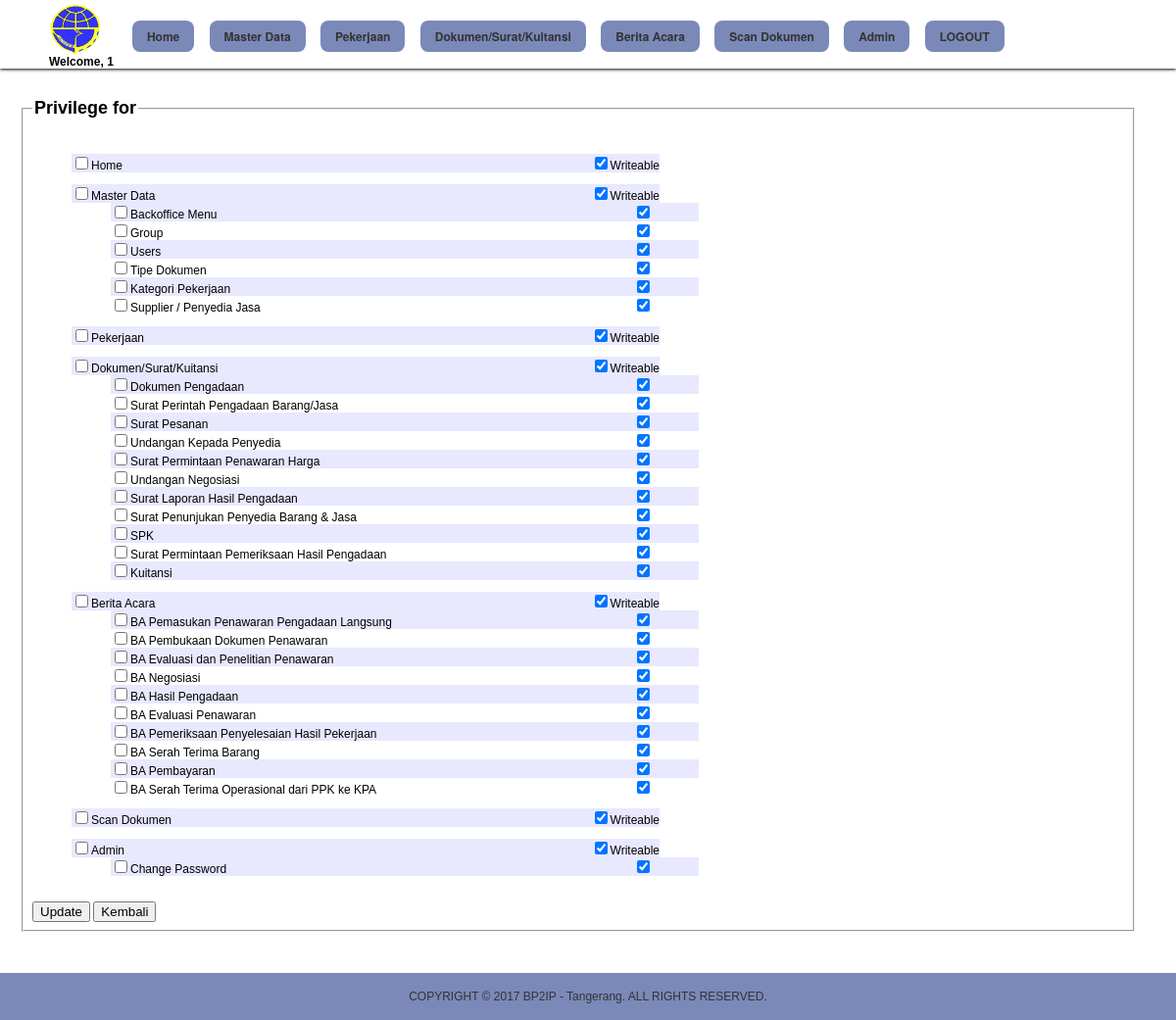
Page /menu_privileges.php (signed in) on the committed database.
### tables this page shows
CREATE TABLE `backoffice_menu` (
  `id` int(11) NOT NULL AUTO_INCREMENT,
  `seqno` int(11) NOT NULL,
  `parent_id` int(11) NOT NULL,
  `name` varchar(100) NOT NULL,
  `url` varchar(100) NOT NULL,
  `is_active` tinyint(4) NOT NULL,
  `created_at` datetime DEFAULT NULL,
  `created_by` varchar(100) NOT NULL,
  `created_ip` varchar(20) DEFAULT NULL,
  `updated_at` datetime DEFAULT NULL,
  `updated_by` varchar(100) NOT NULL,
  `updated_ip` varchar(20) DEFAULT NULL,
  `xtimestamp` timestamp NOT NULL DEFAULT CURRENT_TIMESTAMP ON UPDATE CURRENT_TIMESTAMP,
  PRIMARY KEY (`id`)
);

### common.php (called while the page is built, shortened)
<?php
	$__appstitle				= "Aplikasi Database Arsip BP2IP - Tangerang";
	$__isloggedin				= @$_SESSION["isloggedin"];
	$__user_id					= @$_SESSION["user_id"];
	$__fullname					= @$_SESSION["fullname"];
	include_once "classes/database.php";
    include_once "classes/form_elements.php";
    include_once "classes/tables.php";
	$db = new Database();
	$f = new FormElements();
	$t = new Tables();
	$__group_id 				= $db->fetch_single_data("users","group_id",array("id" => $__user_id));
	if($__group_id > 0){
		$db->addtable("backoffice_menu_privileges");
		$db->addfield("backoffice_menu_id");
		$db->where("group_id",$__group_id);
	} else if($__user_id == 1) {
		$db->addtable("backoffice_menu");
		$db->addfield("id");
	}
	$arrmenu = $db->fetch_data(true);
	foreach($arrmenu as $menu){
		$__menu_ids[$menu[0]] = 1;
	}
	function javascript($script){  ?> <script> $( document ).ready(function() { <?=$script;?> }); </script> <?php }

### classes/database.php (called while the page is built, shortened)
<?php
    class Database {
        protected $host   = "";
        protected $user   = "";
        protected $pass   = "";
        protected $dbname = "";
        protected $tables = array();
        protected $fields = array();
        protected $where  = array();
        protected $order  = array();
        protected $limit  = "";
		protected $db;
		public function __construct(){
			$this->lines = file($_SERVER["DOCUMENT_ROOT"]."/db_config_arsiparis_ulp.txt");
			$this->arrconfig = explode("|",$this->lines[0]);
			$this->host   = $this->arrconfig[0];
			$this->user   = $this->arrconfig[1];
			$this->pass   = $this->arrconfig[2];
			$this->dbname = $this->arrconfig[3];
			$this->db = $this->conn();
		}
        protected function conn(){
			return mysqli_connect($this->host,$this->user,$this->pass,$this->dbname);
        }
        protected function execute($sql){
            return mysqli_query($this->db,$sql);
        }
        public function fetch_query($sql,$withindex = false){
            $hsl = $this->execute($sql);
            if(mysqli_affected_rows($this->db)>0){
                if(mysqli_affected_rows($this->db)>1 || $withindex){
                    $arr = array();
                    while($temp = mysqli_fetch_array($hsl)){ $arr[] = $temp; }
                    return $arr;
                } else {
                    return mysqli_fetch_array($hsl);
                }
            }
            return array();
        }
        protected function fetch_data_clear(){
            $this->tables = array();
            $this->fields = array();
            $this->where = array();
            $this->awhere = "";
            $this->order = array();
            $this->limit = "";
            $this->joiners = array();
        }
        public function addtable($table){
            array_push($this->tables,$table);
        }
        public function addfield($field,$tablekey=0){
			if(stripos(" ".$field,"concat(") == 0 && stripos(" ".$field,"count(") == 0){
				$arrfield = explode(",",$field);
				foreach($arrfield as $_field){
					$this->fields[$_field]=$tablekey;
				}
			} else {
				$this->fields[$field]=$tablekey;
			}
        }
        public function where($field,$value,$datatype = 's',$operator = '=',$tablekey = 0){
            if(!$datatype) $datatype = "s";
            if(!$operator) $operator = "=";
            $this->where[] = array("tablekey"=>$tablekey,"field"=>$field,"value"=>$value,"datatype"=>$datatype,"operator"=>$operator);
        }
        public function order($field,$tablekey = 0){
            $this->order[] = array("tablekey"=>$tablekey,"field"=>$field);
        }
        public function limit($value){
            $this->limit = $value;
        }
		public function fetch_single_data($table,$field,$wheres,$orders = array()) {
			if(count($wheres) > 0) {
				foreach($wheres as $condition => $value) {
					$values = explode(":",$value);
				}
			}
			return $this->fetch_data(false,0);
		}
        public function fetch_data($withindex = false,$field_index = null){
            $_fields = "";
			if(count($this->fields) > 0){
				foreach ($this->fields as $field => $tablekey){
					if(stripos(" ".$field,"concat(") > 0 || stripos(" ".$field,"count(") > 0){
						$_fields .= $field.",";
					} else {
						$_fields .= $this->tables[$tablekey].".`".$field."`,";
					}
				}
				$_fields = substr($_fields,0,-1);
			} else {
				$_fields = " * ";
			}
            foreach ($this->tables as $key => $table){
                if($key == 0) {
                    $_tables = $table;
                } else {
                    $_tables .= " INNER JOIN ".$table." ON ".$joinkeys[$key-1];
                }
            }
            $whereclause = "";
            foreach($this->where as $arr){
                $wherevalue = " ".$arr["operator"]." ";
				if(strtoupper($arr["operator"]) == "IN"){
						$wherevalue .= "(".$this->in_value($arr["value"]).")";
				}else{
					if($arr["datatype"] == 's'){
						$wherevalue .= "'".$arr["value"]."'";
					}else{
						$wherevalue .= $arr["value"];
					}
				}
                $whereclause .= " ".$this->tables[$arr["tablekey"]].".".$arr["field"].$wherevalue." AND";
            }
            if($whereclause) $whereclause = "WHERE ".substr($whereclause,0,-4);
			$orderclause = "";
            foreach($this->order as $arr){
                $orderclause .= $this->tables[$arr["tablekey"]].".".$arr["field"].",";
            }
            if($orderclause) $orderclause = "ORDER BY ".substr($orderclause,0,-1);
			if($this->limit != ""){$limit = " LIMIT ".$this->limit;} else {$limit = "";}
            $return = $this->fetch_query("SELECT $_fields FROM $_tables $whereclause $orderclause $limit",$withindex);
			if(is_null($field_index)){
				return $return;
			} else {
				if(count($return) > 0) return $return[$field_index];
			}
        }
    }
?>

### menu_privileges.php (the view, shortened to what this page needs)
<?php include_once "head.php";?>
	<fieldset>
	<legend class="bo_title">Privilege for <?=$db->fetch_single_data("groups","name",array("id"=>$_GET["id"]));?></legend>
	<form method="POST" action="?id=<?=$_GET["id"];?>">
	<?php
			$group_exist = $db->fetch_single_data("backoffice_menu_privileges","id",array("group_id" => $_GET["id"]));
			$db->addtable("backoffice_menu"); $db->addfield("id,name"); $db->where("parent_id",0); $db->order("seqno");
			$arrmenu = $db->fetch_data(true);
			foreach($arrmenu as $menu){
				$checked = "";
				$is_writable_checked = "";
				if($db->fetch_single_data("backoffice_menu_privileges","privilege",array("group_id"=>$_GET["id"],"backoffice_menu_id"=>$menu["id"])) > 1 || !$group_exist){$is_writable_checked = "checked";}
				echo "<ul class='menu_list' style='list-style-type:none'>";
				echo "<li><div>".$f->input("is_check[".$menu["id"]."]","1","type='checkbox' ".$checked).$menu["name"];
				echo "<div style='float:right;'>".$f->input("is_writable[".$menu["id"]."]","1","type='checkbox' ".$is_writable_checked)."Writeable</div></div></li>";
				$db->addtable("backoffice_menu"); $db->addfield("id,name"); $db->where("parent_id",$menu["id"]); $db->where("is_active","0","i",">"); $db->order("seqno");
				$arrsubmenu = $db->fetch_data(true);
				if(count($arrsubmenu) > 0){
					echo "<ul class='menu_list' style='list-style-type:none'>";
					foreach($arrsubmenu as $submenu){
						$checked = "";
						$is_writable_checked = "";
						if($db->fetch_single_data("backoffice_menu_privileges","privilege",array("group_id"=>$_GET["id"],"backoffice_menu_id"=>$submenu["id"])) > 1 || !$group_exist){$is_writable_checked = "checked";}
						echo "<li><div><a>".$f->input("is_check[".$submenu["id"]."]","1","type='checkbox' ".$checked).$submenu["name"];
						echo "<div style='float:right;'>".$f->input("is_writable[".$submenu["id"]."]","1","type='checkbox' ".$is_writable_checked)."&nbsp;&nbsp;&nbsp;&nbsp;&nbsp;&nbsp;&nbsp;&nbsp;&nbsp;&nbsp;&nbsp;&nbsp;&nbsp;&nbsp;</div></div></li>";
					}
					echo "</ul>";
				}
				echo "</ul>";
			}
			echo "<br>";
	?>
	<?=$f->input("save","Update","type='submit'");?> <?=$f->input("back","Kembali","type='button' onclick=\"window.location='groups_list.php';\"");?>
	</form>
	</fieldset>
<?php include_once "footer.php";?>

### head.php (shortened to what this page needs)
<?php include_once "common.php"; ?>
<!DOCTYPE html PUBLIC "-//W3C//DTD XHTML 1.0 Transitional//EN" "http://www.w3.org/TR/xhtml1/DTD/xhtml1-transitional.dtd">
<?php if(!$_isexport){ ?>
	<html>
		<head>
			<link rel="stylesheet" type="text/css" href="styles/style.css">
			<link rel="stylesheet" type="text/css" href="backoffice.css">
			<link rel="stylesheet" type="text/css" href="calendar/calendar-win2k-cold-1.css">
			<link rel="stylesheet" type="text/css" href="styles/jquery.fancybox.css" media="screen" />
			<link rel="stylesheet" href="font/font.css">
		</head>
		<body id="bodyid" style="margin:0px;">
			<?php include_once "menu.php";?>
			<?php
				if($__isloggedin){
			?>
				<div style="width:95%;margin-top:20px;margin-left:20px;margin-right:20px;">
			<?php
				}
			?>
<?php } ?>

### menu.php (shortened to what this page needs)
<header class="fixedHeader">
	<table width="100%">
		<tr>
			<td>&nbsp;</td>
			<td align="center" width="1100">
				<table style="background-color: rgba(255, 255, 255, 0.0);height:60px;width:100%;" cellpadding="0" cellspacing="0">
					<tr>
						<td nowrap width="1">
							<img src="images/logo.jpg" style="height:52px;cursor:pointer;border:0px;" alt="<?=$__appstitle;?>" title="<?=$__appstitle;?>" onclick="window.location='index.php';">
						</td>
						<td style="width:30px;" align="left" nowrap>
						<td align="left" valign="top" nowrap>
							<nav id="primary_nav_wrap">
								<ul>
									<?php
										if($__isloggedin){
											$db->addtable("backoffice_menu"); $db->addfield("id,name,url"); $db->where("parent_id",0); $db->where("is_active","1"); $db->order("seqno");
											$arrmenu = $db->fetch_data(true);
											foreach($arrmenu as $menu){
												if($__menu_ids[$menu["id"]]){
													echo "<li class='bo_menu'><a href='".$menu["url"]."'>".$menu["name"]."</a>";
													echo "</li>";
													echo "<li>&nbsp;</li>";
												}
											}
											echo "<li class='bo_menu'><a href='index.php?logout_action=1'>LOGOUT</a></li>";
										}
									?>
								</ul>
							</nav>
						</td>
					</tr>
					<tr>
						<td colspan="3">
							<?php if($__isloggedin){ ?>
								<b>Welcome, <?=$__fullname;?></b>
							<?php } ?>
						</td>
					</tr>
				</table>
			</td>
			<td>&nbsp;</td>
		</tr>
	</table>
</header>
<div style="height:80px;"></div>

### classes/form_elements.php (shortened to what this page needs)
<?php
class FormElements extends Database {
    public function input($name,$value="",$attr="",$class=""){
		if ($value!="") $value='value="'.$value.'"';
        return '<input name="'.$name.'" id="'.$name.'" '.$value.' '.$attr.' '.$class.' onmouseover="try{ hiding_select_box(\'\'); } catch(e){}">';
    }
}
?>

### footer.php
<?php if(!$_isexport){ ?>
	</div>
			<br>
			<br>
			<br>
			<div class="footer_area" id="footer_area">
				<div>
					<br>
					<?=$t->start("width='900'");?>
						<?=$t->row(array("COPYRIGHT &copy; ".date("Y")." BP2IP - Tangerang. ALL RIGHTS RESERVED."),array("align='middle' style='color:#333;'"));?>
					<?=$t->end();?>
					<br>
				</div>
			</div>
		</body>
	</html>
<?php } ?>

### classes/tables.php (shortened to what this page needs)
<?php
class Tables{
    public function start($attr="",$name="",$class=""){
        return "<table name='$name' id='$name' $attr class='$class'>";
    }
	public function end(){
		return "</table>";
	}
    public function row($columns,$col_attrs=array("nowrap valign='top'"),$row_attr="",$class=""){
		$return = '<tr '.$row_attr.' class="'.$class.'">';
		foreach($columns as $key => $column){
			if(count($col_attrs) <= 1){ $col_attr = $col_attrs[0]; } else {$col_attr = @$col_attrs[$key];}
			$return .= '<td '.$col_attr.'>'.$column.'</td>';
		}
		$return .= "</tr>";
		return $return;
	}
}
?>

### styles/style.css (style rules this page uses)
body { font-family: Helvetica,Arial,sans-serif; font-size:12px; background-color:#E5E5E5; }
.fixedHeader { position: fixed; top: 0px; left: 0px; z-index: 2000; width: 100%; }
.fixedHeader:first-child { height:70px; box-shadow: 0px 1px 3px #000; background-color: rgba(255, 255, 255, 0.80); }
.footer_area { position :absolute; width:100%; background-color: rgba(67, 87, 156, 0.7); }
.footer_area div { display:table; margin:auto; }

### backoffice.css (style rules this page uses)
.bo_title { font-size:18px; font-weight:bolder; margin-bottom:20px; }
.bo_menu { position:relative; float:left; cursor:pointer; font-size:14px; -moz-border-radius: 8px; -webkit-border-radius: 8px; background-color:rgba(67, 87, 156, 0.7); }
#primary_nav_wrap { margin-top:15px }
#primary_nav_wrap ul { list-style:none; position:relative; float:left; margin:0; padding:0 }
#primary_nav_wrap ul a { display:block; color:#333; text-decoration:none; font-weight:700; font-size:12px; line-height:32px; padding:0 15px; font-family:"HelveticaNeue","Helvetica Neue",Helvetica,Arial,sans-serif }
#primary_nav_wrap ul li { position:relative; float:left; margin:3px; padding:0 }

### menu_privileges.php (style rules this page uses)
.menu_list li:nth-child(odd) { background-color: rgb(232, 232, 255); }
.menu_list { width:600px; }

### rows in the picture
backoffice_menu: name "Home"
backoffice_menu: name "Master Data"
backoffice_menu: name "Pekerjaan"
backoffice_menu: name "Dokumen/Surat/Kuitansi"
backoffice_menu: name "Berita Acara"
backoffice_menu: name "Scan Dokumen"
backoffice_menu: name "Admin"
backoffice_menu: name "Backoffice Menu"
backoffice_menu: name "Group"
backoffice_menu: name "Users"
backoffice_menu: name "Tipe Dokumen"
backoffice_menu: name "Kategori Pekerjaan"
backoffice_menu: name "Supplier / Penyedia Jasa"
backoffice_menu: name "Dokumen Pengadaan"
backoffice_menu: name "Surat Perintah Pengadaan Barang/Jasa"
backoffice_menu: name "Surat Pesanan"
backoffice_menu: name "Undangan Kepada Penyedia"
backoffice_menu: name "Surat Permintaan Penawaran Harga"
backoffice_menu: name "Undangan Negosiasi"
backoffice_menu: name "Surat Laporan Hasil Pengadaan"
backoffice_menu: name "Surat Penunjukan Penyedia Barang & Jasa"
backoffice_menu: name "SPK"
backoffice_menu: name "Surat Permintaan Pemeriksaan Hasil Pengadaan"
backoffice_menu: name "Kuitansi"
backoffice_menu: name "BA Pemasukan Penawaran Pengadaan Langsung"
backoffice_menu: name "BA Pembukaan Dokumen Penawaran"
backoffice_menu: name "BA Evaluasi dan Penelitian Penawaran"
backoffice_menu: name "BA Negosiasi"
backoffice_menu: name "BA Hasil Pengadaan"
backoffice_menu: name "BA Evaluasi Penawaran"
backoffice_menu: name "BA Pemeriksaan Penyelesaian Hasil Pekerjaan"
backoffice_menu: name "BA Serah Terima Barang"
backoffice_menu: name "BA Pembayaran"
backoffice_menu: name "BA Serah Terima Operasional dari PPK ke KPA"
backoffice_menu: name "Change Password"

### other values in the picture
$__fullname "1"
$column "COPYRIGHT © 2017 BP2IP - Tangerang. ALL RIGHTS RESERVED."
